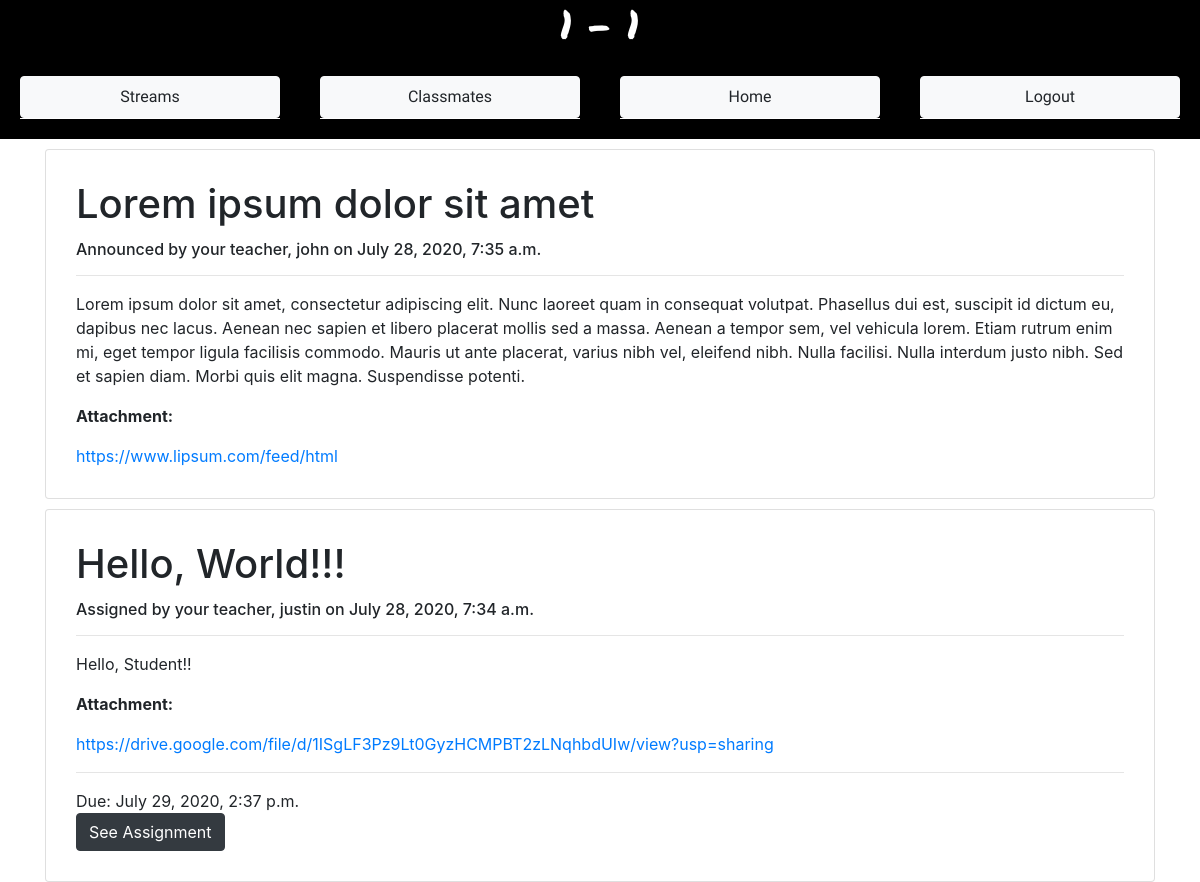
Page /class (signed in) on the committed database.
### index/models.py (models this page shows, shortened)
class Announcement(models.Model):
	announcement = models.CharField(max_length = 10000)
	title = models.CharField(max_length = 500)
	timestamp = models.DateTimeField(auto_now_add = True)
	is_assignment = models.BooleanField(default = False)
	duedate = models.DateTimeField(null = True)
	creator = models.ForeignKey(User, on_delete = models.CASCADE, related_name = "creator")
	target = models.ForeignKey(Class, on_delete = models.CASCADE, related_name = "target")

class User(AbstractUser, models.Model):
    userID = models.IntegerField()

class Attachment(models.Model):
	target_attachment = models.ForeignKey(Announcement, on_delete = models.CASCADE, related_name ="target_attachment")
	attachment = models.CharField(max_length = 1000)

### index/views.py (the view)
# urls.py: path('class', views.class_view, name="class"),
def class_view(request):
	if not request.user.is_authenticated:
		return render(request, "index/error.html", {
			"message": "You are not signed in",
			"signin": False
			})
	usertype = UserType.objects.filter(user = request.user.id)[0].accountType
	if usertype != "admin" and usertype!="teacher":
		student = Student.objects.get(name = request.user)
		this_class = Class.objects.get(classLevel = student.Class.classLevel, className = student.Class.className)
		this_class_students = Student.objects.filter(Class = this_class)
		announcements = Announcement.objects.filter(target = this_class).order_by("-pk")
		attachments = []
		for i in announcements:
			attachment = Attachment.objects.filter(target_attachment = i)
			temp = []
			for j in attachment:
				temp.append(j.attachment)
			attachments.append(temp)
		return render(request, "index/class.html", {
			"usertype": usertype,
			"class": this_class,
			"students": this_class_students,
			"announcements": announcements,
			"attachments": attachments
			})
	else:
		return HttpResponseRedirect(reverse('dashboard'))

### index/templatetags/index.py (called while the page is built)
@register.filter
def index(indexable, i):
    return indexable[i]

### index/templates/index/class.html (shortened to what this page needs)
{% extends 'index/layout.html' %}
{% load static %}
{% load index %}
{% block body %}
	<div class="navigation sticky-top">
		<h1 class="brand-name">{{class.classLevel}} - {{class.className}}</h1>
		<ul class="nav nav-pills nav-justified">
		  	<li class="nav-item">
		  		<button class="nav-link btn btn-light btn-block" id="streams-link">Streams</button>
		  	</li>
			<li class="nav-item">
			    <button class="nav-link btn btn-light btn-block" id="classmates-link">Classmates</button>
			</li>
			<li class="nav-item">
		    	<a href="{% url 'index' %}" class="nav-link btn btn-light btn-block" id="home-link">Home</a>
		  	</li>
		  	<li class="nav-item">
		    	<a href="{% url 'logout' %}" class="nav-link btn btn-light btn-block">Logout</a>
		  	</li>
		</ul>
	</div>
	<div class="container">
		<div id="streams">
			{% for announcement in announcements %}
				<div class="card announcement">
					<div class="card-body">
						<h1 class="card-title">{{announcement.title}}</h1>
						<h6>{% if not announcement.is_assignment %}Announced{% else %}Assigned{% endif %} by your teacher, {{announcement.creator}} on {{announcement.timestamp}}</h6><hr>
						<p>{{announcement.announcement}}</p>
						{% if attachments|index:forloop.counter0 %}
							<p><strong>Attachment:</strong></p>
						{% endif %}
						{% for attachment in attachments|index:forloop.counter0 %}
								<a href="{{attachment}}" target="_blank">{{attachment}}</a>
							{% endfor %}
						{% if announcement.is_assignment %}
							<hr>Due: {{announcement.duedate}}<br>
							<a href="{% url 'assignment' announcement.pk %}" class="btn btn-dark">See Assignment</a>
						{% endif %}
					</div>
				</div>
			{% endfor %}
		</div>
	</div>
{% endblock %}

### index/templates/index/layout.html (shortened to what this page needs)
{% load static %}
<!DOCTYPE html>
<html>
<head>
	<link rel="stylesheet" type="text/css" href="{% static 'index/styles.css' %}">
	<link rel="stylesheet" href="https://stackpath.bootstrapcdn.com/bootstrap/4.5.0/css/bootstrap.min.css">
</head>
<body>
	{% block body %}
	{% endblock %}
</body>
</html>

### index/static/index/styles.css (style rules this page uses)
body { margin: 0; padding: 0; }
.brand-name { font-family: 'Permanent Marker'; text-align: center; }
.navigation { background-color: black; }
.navigation h1 { color: white; }
.nav-item { margin: 20px; }
.nav-link { font-family: 'Waiting for the Sunrise' }
.announcement, .stream, .assignment, .submission { margin-top: 10px; padding: 10px; }
@media only screen and (min-width: 1001px) { .side-nav ul,li { border-bottom: 1px solid white; } }

### rows in the picture
Announcement: title "Lorem ipsum dolor sit amet", is_assignment "Announced", creator "john", timestamp "July 28, 2020, 7:35 a.m.", announcement "Lorem ipsum dolor sit amet, consectetur adipiscing elit. Nunc laoreet quam in consequat volutpat. Phasellus dui est, suscipit id dictum eu, dapibus nec lacus. Aenean nec sapien et libero placerat mollis sed a massa. Aenean a tempor sem, vel vehicula lorem. Etiam rutrum enim mi, eget tempor ligula facilisis commodo. Mauris ut ante placerat, varius nibh vel, eleifend nibh. Nulla facilisi. Nulla interdum justo nibh. Sed et sapien diam. Morbi quis elit magna. Suspendisse potenti."
Attachment: attachments "https://www.lipsum.com/feed/html"
Announcement: title "Hello, World!!!", is_assignment "Assigned", creator "justin", timestamp "July 28, 2020, 7:34 a.m.", announcement "Hello, Student!!", duedate "July 29, 2020, 2:37 p.m."
Attachment: attachments "https://drive.google.com/file/d/1ISgLF3Pz9Lt0GyzHCMPBT2zLNqhbdUIw/view?usp=sharing"
